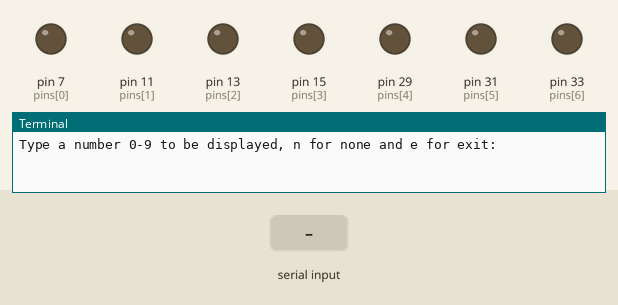
Recording of a program running on a simulated Raspberry Pi (header pin numbers). Parts: output pins drawn as LEDs (lit = HIGH), the last lines printed to the terminal. Inputs (shaded band) come from the test bench.

Above: at 1.2 s.
1.3 s: "5" typed at the terminal
At 2.0 s:
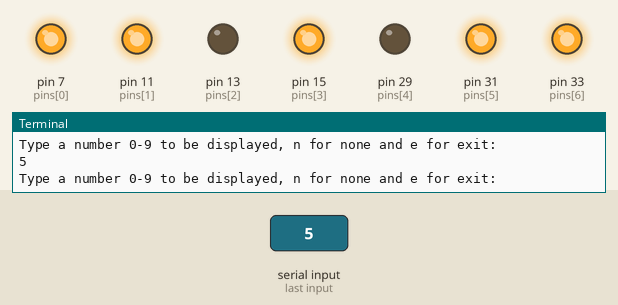
2.8 s: "n" typed at the terminal
At 3.1 s:
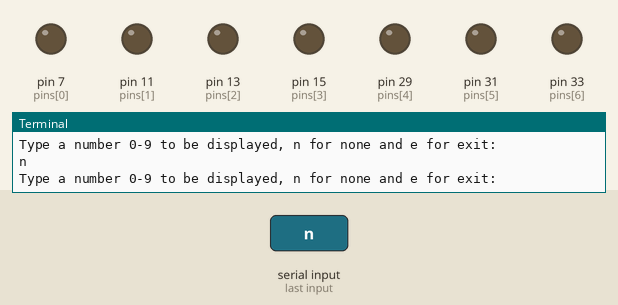
Timing chart, 0 to 5.8 s (numbered marks = the images above; inputs shaded):
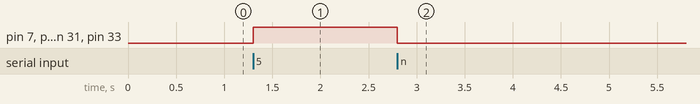

The program:

first8.py
```python
'''This is a simple script to test the 7 LED arrays used to display 0-9 on my scoreboard.'''

import RPi.GPIO as gpio
import time
gpio.setmode(gpio.BOARD)

#pins used
pins=[7,11,13,15,29,31,33]
p1=[7,11,15,31]
p2=[7,13,15,29,31]
p3=[7,13,15,31,33]
p4=[11,13,15,33]
p5=[7,11,15,31,33]
p6=[7,11,15,29,31,33]
p7=[7,11,13,33]
p8=pins
p9=[7,11,13,15,33]
p0=[7,11,13,29,31,33]

for i in pins:
    gpio.setup(i, gpio.OUT)
gpio.output(pins,0)

#example: gpio.output(7,1)

#functions to display numbers


def lit(i):
    gpio.output(pins,0)
    exec('gpio.output(p%s,1)'%i)


def nth():
    for i in pins:
        gpio.output(i,0)

nums=['0','1','2','3','4','5','6','7','8','9']

#sets up a while loop and waits for user input
cmd=''
while cmd!='e':
    cmd=raw_input("Type a number 0-9 to be displayed, n for none and e for exit: ")

    if cmd in nums:
        lit(int(cmd))

    elif cmd=='n':
        nth()

    elif cmd=='e':
        gpio.cleanup()
```

Measured:
- after the input at 1.3 s, pin 7 (pins[0]), pin 11 (pins[1]), pin 15 (pins[3]), pin 31 (pins[5]), pin 33 (pins[6]): LOW → HIGH at once
- after the input at 2.8 s, pin 7 (pins[0]), pin 11 (pins[1]), pin 15 (pins[3]), pin 31 (pins[5]), pin 33 (pins[6]): HIGH → LOW at once
